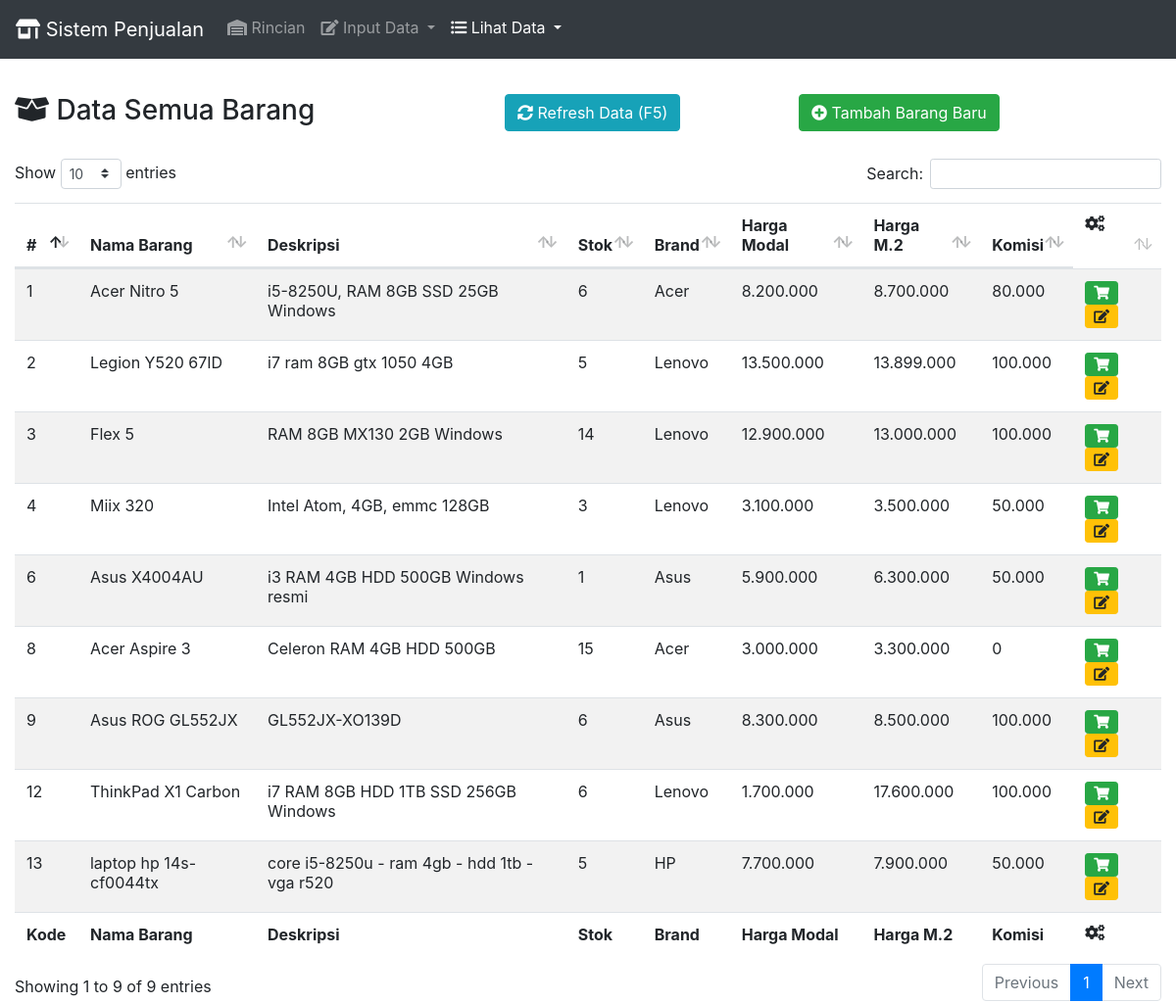
The app's page /lihatbarang.php (signed in) with its own data.
### tables this page shows
CREATE TABLE `data_barang` (
  `kode_barang` int(11) NOT NULL AUTO_INCREMENT,
  `nama_barang` varchar(255) DEFAULT NULL,
  `deskripsi` varchar(255) DEFAULT NULL,
  `stok` int(11) DEFAULT NULL,
  `brand` varchar(255) DEFAULT NULL,
  `harga_modal` int(11) DEFAULT NULL,
  `harga_m2` int(11) DEFAULT NULL,
  `komisi` int(11) DEFAULT NULL,
  PRIMARY KEY (`kode_barang`)
);

### lihatbarang.php (the view, shortened to what this page needs)
<html>
<head>
  <link rel="stylesheet" href="https://use.fontawesome.com/releases/v5.7.0/css/all.css">
  <link rel="stylesheet" href="css/bootstrap.min.css">
  <link href="vendor/datatables/dataTables.bootstrap4.min.css" rel="stylesheet">
</head>
<body>
  <div class="fixed-top">
    <nav class="navbar navbar-expand-lg navbar-dark bg-dark">
      <a class="navbar-brand" href="index.php"><i class="fa fa-store-alt"></i> Sistem Penjualan</a>
      <div class="collapse navbar-collapse" id="navbarNavDropdown">
        <ul class="navbar-nav">
          <li class="nav-item">
            <a class="nav-link" href="index.php"><label class=" fa fa-warehouse"></label> Rincian <span class="sr-only">(current)</span></a>
          </li>
          <li class="nav-item dropdown">
            <a class="nav-link dropdown-toggle" href="#" id="navbarDropdownMenuLink" role="button" data-toggle="dropdown" aria-haspopup="true" aria-expanded="false">
              <label class="fa fa-edit"> </label> Input Data
            </a>
          </li>
          <li class="nav-item dropdown  active">
            <a class="nav-link dropdown-toggle" href="#" id="navbarDropdownMenuLink" role="button" data-toggle="dropdown" aria-haspopup="true" aria-expanded="false">
              <label class="fa fa-list-ul"> </label>
              Lihat Data
            </a>
          </li>
        </ul>
      </div>
    </nav>
  </div>
  <br><br><br><br>
  <div class="container-fluid">
    <div class="row">
      <div class="col-5">
        <h3><span class="fa fa-box-open"></span> Data Semua Barang</h3><br>
      </div>
      <div class="col-3">
        <a href="lihatbarang.php"><button class="btn btn-info"><span class="fa fa-sync-alt"></span> Refresh Data (F5)</button></a>
      </div>
      <div class="col-3">
        <a href="inputbarang.php"><button class="btn btn-success"><span class="fa fa-plus-circle"></span> Tambah Barang Baru</button></a>
      </div>
    </div>
    <div class="table-responsive">
     <table class="table table-striped" id="dataTable" width="100%" cellspacing="0">
      <thead>
        <tr>
          <th title="Kode Barang">#</th>
          <th>Nama Barang</th>
          <th>Deskripsi</th>
          <th>Stok</th>
          <th>Brand</th>
          <th>Harga Modal</th>
          <th>Harga M.2</th>
          <th>Komisi</th>
          <td><span class="fa fa-cogs"></span></td>
        </tr>
      </thead>
      <tfoot>
        <tr>
          <th title="Kode Barang">Kode</th>
          <th>Nama Barang</th>
          <th>Deskripsi</th>
          <th>Stok</th>
          <th>Brand</th>
          <th>Harga Modal</th>
          <th>Harga M.2</th>
          <th>Komisi</th>
          <th><span class="fa fa-cogs"></span></th>
        </tr>
      </tfoot>
      <tbody>
        <?php
        include_once 'koneksi.php';
        $databarang=mysqli_query($conn, 'SELECT * FROM data_barang');
        while ($data=mysqli_fetch_row($databarang)) {
          ?>
          <tr>
            <td><?php echo $data[0]; ?></td>
            <td><?php echo $data[1]; ?></td>
            <td><?php echo $data[2]; ?></td>
            <td><?php echo $data[3]; ?></td>
            <td><?php echo $data[4]; ?></td>
            <td><?php echo number_format($data[5],0,",","."); ?></td>
            <td><?php echo number_format($data[6],0,",","."); ?></td>
            <td><?php echo number_format($data[7],0,",","."); ?></td>
            <td>
              <a href="inputpenjualan.php?kode_barang=<?php echo $data[0]; ?>" title="Jual Barang"><button class="btn btn-success btn-sm"><span class="fa fa-shopping-cart"></span></button></a>
              <button class="btn btn-warning btn-sm ubahdata" id="<?php echo $data[0]; ?>"><span class="fa fa-edit"></span></button>
            </td>
          </tr>
          <?php
        }
        ?>
      </tbody>
    </table>
  </div>
</div>
</body>
</html>

### records on screen
data_barang: kode_barang "1", nama_barang "Acer Nitro 5", deskripsi "i5-8250U, RAM 8GB SSD 25GB Windows", stok "6", brand "Acer", harga_modal "8.200.000", harga_m2 "8.700.000", komisi "80.000"
data_barang: kode_barang "2", nama_barang "Legion Y520 67ID", deskripsi "i7 ram 8GB gtx 1050 4GB", stok "5", brand "Lenovo", harga_modal "13.500.000", harga_m2 "13.899.000", komisi "100.000"
data_barang: kode_barang "3", nama_barang "Flex 5", deskripsi "RAM 8GB MX130 2GB Windows", stok "14", brand "Lenovo", harga_modal "12.900.000", harga_m2 "13.000.000", komisi "100.000"
data_barang: kode_barang "4", nama_barang "Miix 320", deskripsi "Intel Atom, 4GB, emmc 128GB", stok "3", brand "Lenovo", harga_modal "3.100.000", harga_m2 "3.500.000", komisi "50.000"
data_barang: kode_barang "6", nama_barang "Asus X4004AU", deskripsi "i3 RAM 4GB HDD 500GB Windows resmi", stok "1", brand "Asus", harga_modal "5.900.000", harga_m2 "6.300.000", komisi "50.000"
data_barang: kode_barang "8", nama_barang "Acer Aspire 3", deskripsi "Celeron RAM 4GB HDD 500GB", stok "15", brand "Acer", harga_modal "3.000.000", harga_m2 "3.300.000", komisi "0"
data_barang: kode_barang "9", nama_barang "Asus ROG GL552JX", deskripsi "GL552JX-XO139D", stok "6", brand "Asus", harga_modal "8.300.000", harga_m2 "8.500.000", komisi "100.000"
data_barang: kode_barang "12", nama_barang "ThinkPad X1 Carbon", deskripsi "i7 RAM 8GB HDD 1TB SSD 256GB Windows", stok "6", brand "Lenovo", harga_modal "1.700.000", harga_m2 "17.600.000", komisi "100.000"
data_barang: kode_barang "13", nama_barang "laptop hp 14s-cf0044tx", deskripsi "core i5-8250u - ram 4gb - hdd 1tb - vga r520", stok "5", brand "HP", harga_modal "7.700.000", harga_m2 "7.900.000", komisi "50.000"
